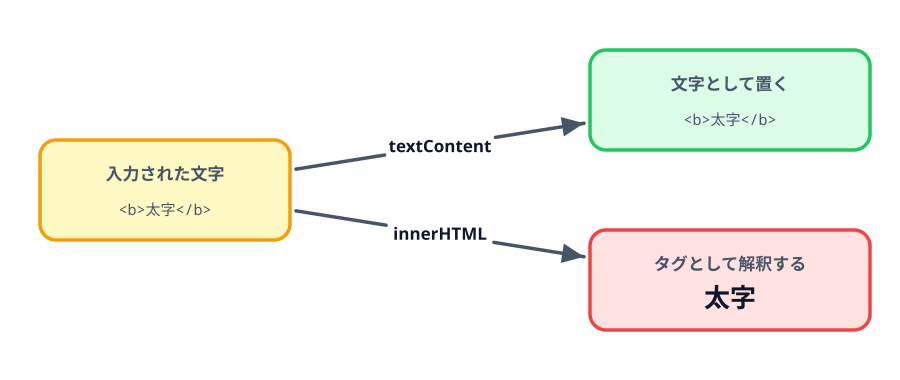

The script that saved this image:
"""1-3 の解説図: 同じ文字列でも textContent と innerHTML で結果が変わる。

イメージスキーマ = SPLITTING（同じ入力が2つの扱いに分岐する）。
実行: cd images && python3 02-text-vs-html.py
"""

import pathlib
import sys

sys.path.insert(0, str(pathlib.Path.home() / ".claude/skills/genfig"))
from genfig import Canvas  # noqa: E402

c = Canvas(900, 380)

src = c.sticky(40, 140, 250, 100, color="yellow")
c.text(165, 180, "入力された文字", scale="label", align="center")
c.text(165, 215, "<b>太字</b>", scale="body", align="center", font="technical")

keep = c.sticky(590, 50, 280, 100, color="green")
c.text(730, 90, "文字として置く", scale="label", align="center")
c.text(730, 125, "<b>太字</b>", scale="body", align="center", font="technical")

parse = c.sticky(590, 230, 280, 100, color="red")
c.text(730, 270, "タグとして解釈する", scale="label", align="center")
c.text(730, 307, "太字", scale="title", align="center")

c.link(src, keep, label="textContent")
c.link(src, parse, label="innerHTML")

print(c.save("02-text-vs-html.svg"))
